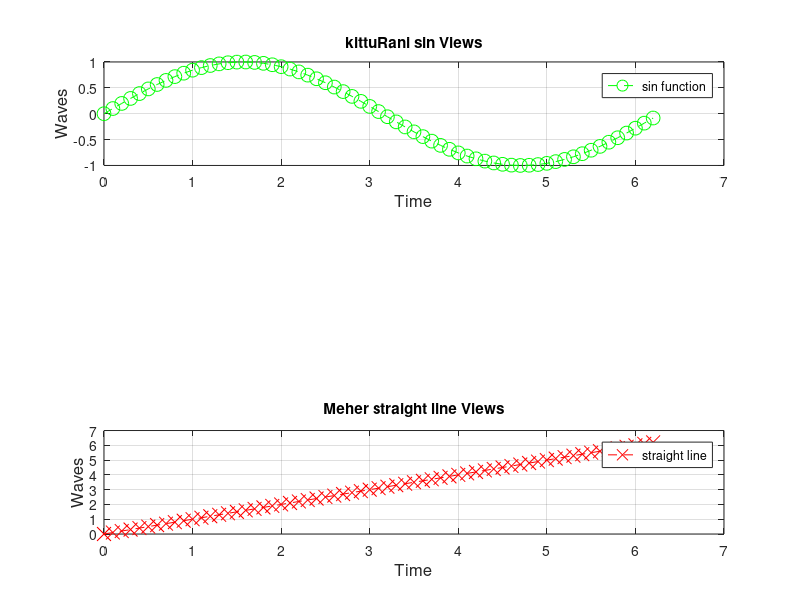

Reproduce this figure in MATLAB.


% plotting & subplotting
t = 0: 0.1: 2*pi;
z = sin(t);
y = cos(t);
u = t;
% hold on

subplot(3, 1, 1)
plot(t, z, 'go--', 'MarkerSize',10);
xlabel("Time", "FontSize",12);
ylabel("Waves","FontSize",12);
title("kittuRani sin Views")
legend("sin function", 'Location','best')
grid on


% subplot(3, 1, 2)
% plot(t, y, 'bx--', 'MarkerSize',10);xlabel("Time", "FontSize",12);
% ylabel("Waves","FontSize",12);
% title("kittu cos Views")
% legend("cos function", 'Location','best')
% grid on


subplot(3, 1, 3)
plot(t, u, 'rx--', 'MarkerSize',10);
xlabel("Time", "FontSize",12);
ylabel("Waves","FontSize",12);
title("Meher straight line Views")
legend("straight line", 'Location','best')
grid on




